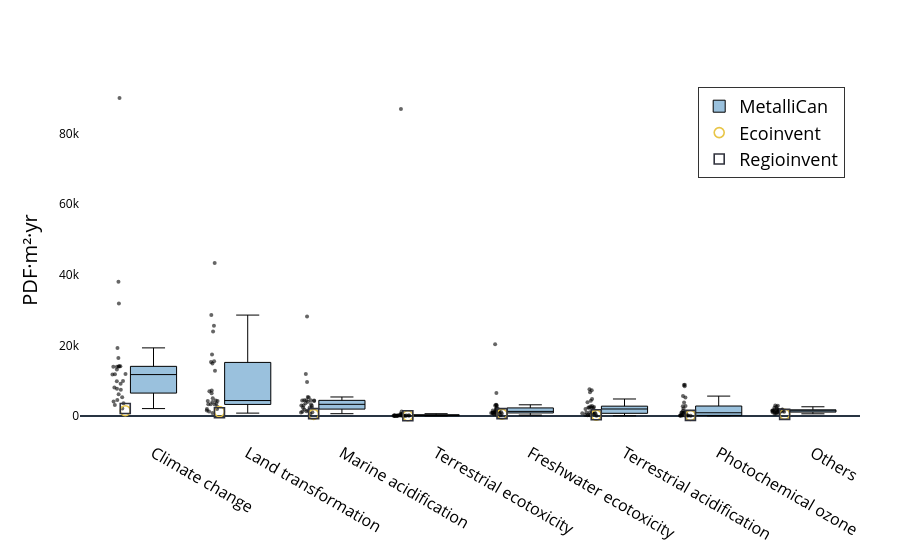

Source (notebook cell):
### Markdown cell above
#### Boxplot EQ

### Code cell
plot_lcia_boxes_for_reference_product(
    df_eq,
    reference_product="Doré",
    title="",
    yaxis_label="PDF·m²·yr",
    output_html="results/Damages/boxplot_eq_dore.html"
)

### Figure 1 — Plotly figure (JSON) as saved in the notebook; plotly's stock layout.template omitted (floating-point values rounded to 4 significant figures; data arrays with more than 128 entries replaced by an {"elided": "..."} marker saying what was removed)
{"data": [{"boxpoints": "all", "fillcolor": "rgba(31,119,180,0.45)", "hoverinfo": "text+y", "hovertext": {"elided": "216 str values"}, "jitter": 0.35, "line": {"color": "black", "width": 1}, "marker": {"opacity": 0.6, "size": 4}, "name": "MetalliCan", "x": {"elided": "216 int values"}, "y": {"elided": "216 float values"}, "type": "box"}, {"marker": {"color": "#e8c547", "line": {"color": "black", "width": 1.6}, "size": 10, "symbol": "circle-open"}, "mode": "markers", "name": "Ecoinvent", "x": [-0.3, 3.7, 0.7, 1.7, 6.7, 5.7, 4.7, 2.7], "y": [1493.0, 518.2, 1218.0, 456.2, 464.6, 147.7, 247.8, 60.45], "type": "scatter"}, {"marker": {"color": "#30323d", "line": {"color": "black", "width": 1.6}, "size": 10, "symbol": "square-open"}, "mode": "markers", "name": "Regioinvent", "x": [-0.3, 3.7, 0.7, 1.7, 6.7, 5.7, 4.7, 2.7], "y": [2116.0, 648.1, 909.3, 652.2, 462.5, 157.3, 364.2, 72.12], "type": "scatter"}], "layout": {"xaxis": {"tickfont": {"color": "black", "size": 16}, "tickmode": "array", "tickvals": [0, 1, 2, 3, 4, 5, 6, 7], "ticktext": ["Climate change", "Land transformation", "Marine acidification", "Terrestrial ecotoxicity", "Freshwater ecotoxicity", "Terrestrial acidification", "Photochemical ozone", "Others"]}, "yaxis": {"title": {"font": {"color": "black", "size": 20}, "text": "PDF·m²·yr"}, "tickfont": {"color": "black"}, "showgrid": false}, "margin": {"l": 80, "r": 40, "t": 80, "b": 120}, "legend": {"title": {"font": {"color": "black", "size": 24}, "text": ""}, "font": {"color": "black", "size": 18}, "orientation": "v", "yanchor": "top", "y": 0.98, "xanchor": "right", "x": 0.98, "bgcolor": "rgba(255,255,255,0.9)", "bordercolor": "black", "borderwidth": 0.8}, "plot_bgcolor": "white", "paper_bgcolor": "white"}}
